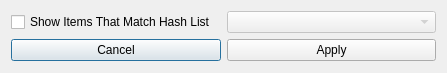
<?xml version="1.0" encoding="UTF-8"?>
<ui version="4.0">
 <class>HashMatchFilter</class>
 <widget class="QDialog" name="HashMatchFilter">
  <property name="windowModality">
   <enum>Qt::ApplicationModal</enum>
  </property>
  <property name="geometry">
   <rect>
    <x>0</x>
    <y>0</y>
    <width>447</width>
    <height>73</height>
   </rect>
  </property>
  <property name="windowTitle">
   <string>Dialog</string>
  </property>
  <layout class="QGridLayout" name="gridLayout">
   <item row="0" column="0">
    <widget class="QCheckBox" name="hashcheckbox">
     <property name="text">
      <string>Show Items That Match Hash List</string>
     </property>
    </widget>
   </item>
   <item row="0" column="1">
    <widget class="QComboBox" name="hashcombobox">
     <property name="enabled">
      <bool>false</bool>
     </property>
    </widget>
   </item>
   <item row="1" column="0">
    <widget class="QPushButton" name="cancelbutton">
     <property name="text">
      <string>Cancel</string>
     </property>
    </widget>
   </item>
   <item row="1" column="1">
    <widget class="QPushButton" name="applybutton">
     <property name="text">
      <string>Apply</string>
     </property>
    </widget>
   </item>
  </layout>
 </widget>
 <resources/>
 <connections/>
</ui>
